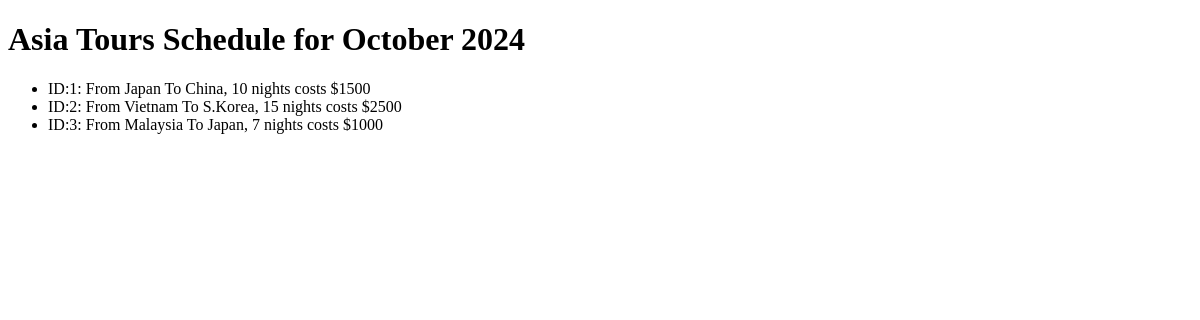
Before: / with the older database file.
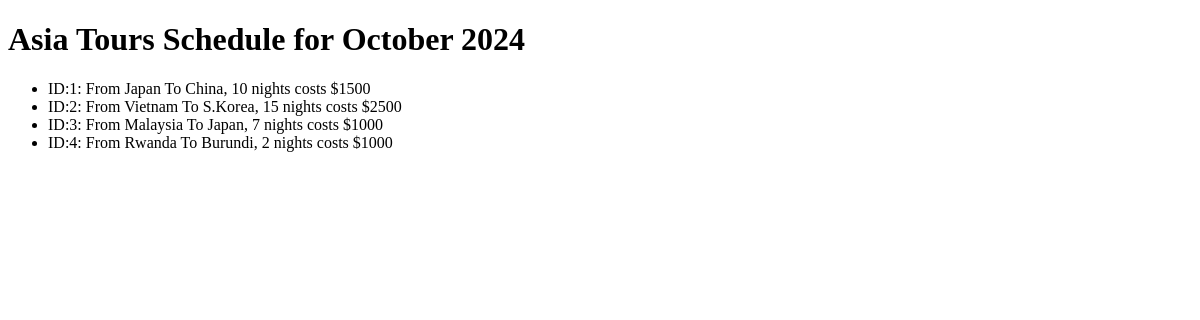
After: the same page with the newer database file.
### asiatoursagency/models.py (models this page shows)
class Tour(models.Model):
    origin_country = models.CharField(max_length=64)
    destination_country = models.CharField(max_length=64)
    number_of_nights = models.IntegerField()
    price = models.IntegerField()
    def __str__(self):
        return(f"ID:{self.id}: From {self.origin_country} To {self.destination_country}, {self.number_of_nights} nights costs ${self.price}")

### asiatoursagency/views.py (the view)
# urls.py: path('', views.index)
def index(request):
    tours = Tour.objects.all()
    context = {'tours': tours}
    return render(request, 'tours/index.html', context)

### asiatoursagency/templates/tours/index.html (shortened to what this page needs)
<!DOCTYPE html>
<html lang="en">
<head>
</head>
<body>
    <h1>Asia Tours Schedule for October 2024</h1>
    <ul>
        {% for tour in tours %}
        <li>{{tour}}</li>
        {% endfor %}
    </ul>
</body>
</html>

Changed rows visible on the page:
added Tour: id+origin_country+destination_country "ID:4: From Rwanda To Burundi, 2 nights costs $1000"
